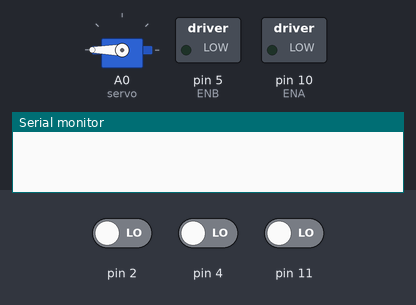
Recording of a sketch running on a simulated Arduino Uno, built with avr-gcc and run on an emulated ATmega328P. Parts: servo, switched loads named in the sketch (green lamp = pin HIGH), the last lines printed to the serial monitor. Wiring (inferred from the names in the program): servo: signal A0. The inputs (shaded band) are chosen by the test bench; at power-on: pin 2 LOW, pin 4 LOW, pin 11 LOW. Servo pulses on a pin are drawn as a servo (544–2400 µs = 0–180°); pins used as bus, display or sensor lines are not drawn.

Above: at 0.6 s.
At 3.8 s:
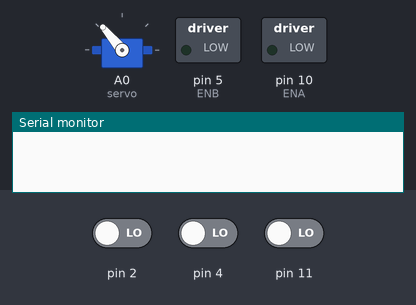
3.9 s: pin 2 driven HIGH
At 5.1 s:
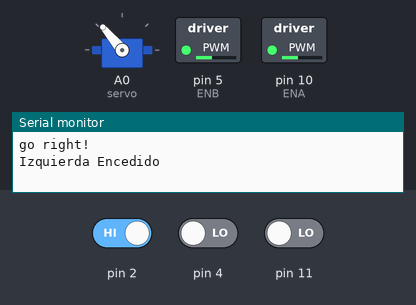
5.4 s: pin 2 driven LOW and pin 4 driven HIGH
6.9 s: pin 4 driven LOW and pin 11 driven HIGH
Timing chart, 0 to 9.9 s (numbered marks = the images above; inputs shaded):
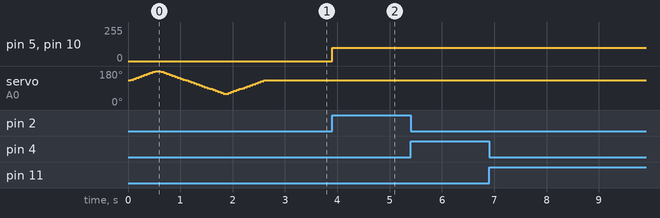

Measured:
- after the input at 3.9 s, pin 5 (ENB), pin 10 (ENA): 0/255 → 100/255 at once

The sketch:

seguidorLineaRobotica.ino
```cpp
#include <NewPing.h>
int Echo = A4;
int Trig = A5;
int maxDist = 15;
#define servo A0
NewPing sonar (Trig, Echo, maxDist);

//Line Tracking IO define
#define LT_R digitalRead(11)
#define LT_M digitalRead(4)
#define LT_L digitalRead(2)

#define ENA 10
#define ENB 5
#define IN1 9
#define IN2 8
#define IN3 7
#define IN4 6

#define velocidad 100//120 //150
int distanciaDerecha = 0, distanciaIzquierda = 0, distanciaMitad = 0;

void forward(){
  analogWrite(ENA, velocidad);
  analogWrite(ENB, velocidad);
  digitalWrite(IN1, LOW); //HIGH ORIGINAL
  digitalWrite(IN2, HIGH);  //LOW ORIGINAL
  digitalWrite(IN3, LOW);  //LOW ORIGINAL
  digitalWrite(IN4, HIGH); //HIGH ORIGINAL
  Serial.println("go forward!");
}

void back(){
  analogWrite(ENA, velocidad);
  analogWrite(ENB, velocidad);
  digitalWrite(IN1, LOW); //LOW ORIGINAL
  digitalWrite(IN2, HIGH); //HIGH ORIGINAL
  digitalWrite(IN3, HIGH); //HIGH ORIGINAL
  digitalWrite(IN4, LOW); //LOW ORIGINAL
  Serial.println("go back!");
}

void right(){
  analogWrite(ENA, velocidad);
  analogWrite(ENB, velocidad);
  digitalWrite(IN1, LOW);
  digitalWrite(IN2, LOW); //HIGH ORIGINAL
  digitalWrite(IN3, LOW);
  digitalWrite(IN4, HIGH);
  Serial.println("go left!");
}

void left(){
  analogWrite(ENA, velocidad);
  analogWrite(ENB, velocidad);
  digitalWrite(IN1, LOW); //HIGH ORIGINAL
  digitalWrite(IN2, HIGH); //LOW ORIGINAL
  digitalWrite(IN3, LOW); //HIGH ORIGINAL
  digitalWrite(IN4, LOW); //LOW ORIGINAL
  Serial.println("go right!");
}

void Stop(){
   digitalWrite(ENA, LOW);
   digitalWrite(ENB, LOW);
   Serial.println("Stop!");
}

//  ------------------ SERVO --------------------

// Enviar Pulsos PWM al servo para moverlo
void servoPulse(int pin, int angle)
{
  int pwm = (angle*11) + 500;      // Convert angle to microseconds
  digitalWrite(pin, HIGH);
  delayMicroseconds(pwm);
  digitalWrite(pin, LOW);
  delay(50); // Refresh cycle of servo
}
void moveServo()
{
  //Rango Servo: 10°- 180°
  for (int angle = 130; angle <= 180; angle += 5)
  {
    servoPulse(servo, angle);
  }

  for (int angle = 180; angle >= 60; angle -= 5)
  {
    servoPulse(servo, angle);
  }

  for (int angle = 60; angle <= 130; angle += 5)
  {
    servoPulse(servo, angle);
  }
}

// ------------------ ULTRASONIDO -----------------
int medirDistancia()
{
  //return sonar.ping_cm();
  digitalWrite(Trig, LOW);
  delayMicroseconds(2);
  digitalWrite(Trig, HIGH);
  delayMicroseconds(10);
  long time = pulseIn (Echo, HIGH);
  return time / 29 / 2;
}


void followLine() {
  if(LT_M){
    forward();
    Serial.println("Centro Encedido");
  }
  else if(LT_R) {
    right();
    Serial.println("Derecha Encedido");
    while(LT_R);
  }
  else if(LT_L) {
    left();
    Serial.println("Izquierda Encedido");
    while(LT_L);
  }
}


// ------------------ SETUP and MAIN LOOP -----------------

void setup(){
  Serial.begin(9600);
  pinMode(LT_R,INPUT);
  pinMode(LT_M,INPUT);
  pinMode(LT_L,INPUT);
  pinMode(Echo, INPUT);
  pinMode(Trig, OUTPUT);
  pinMode(servo, OUTPUT);

  moveServo();
  //distanciaMitad = medirDistancia();
  //delay(500);
}


void loop(){
  followLine();
}
```
